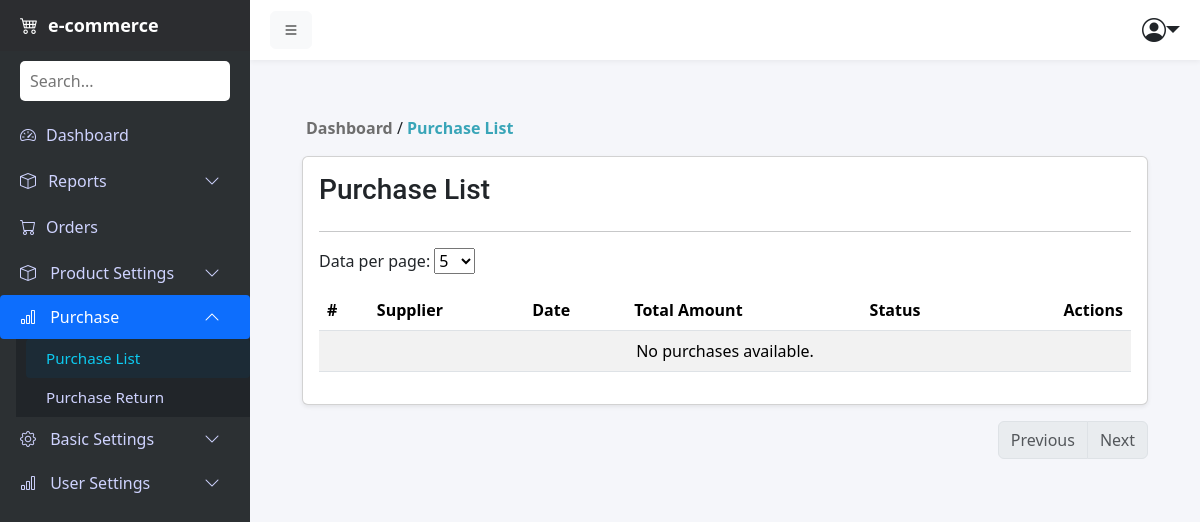
/purchases/ (signed in), run on an earlier commit of the app's database.
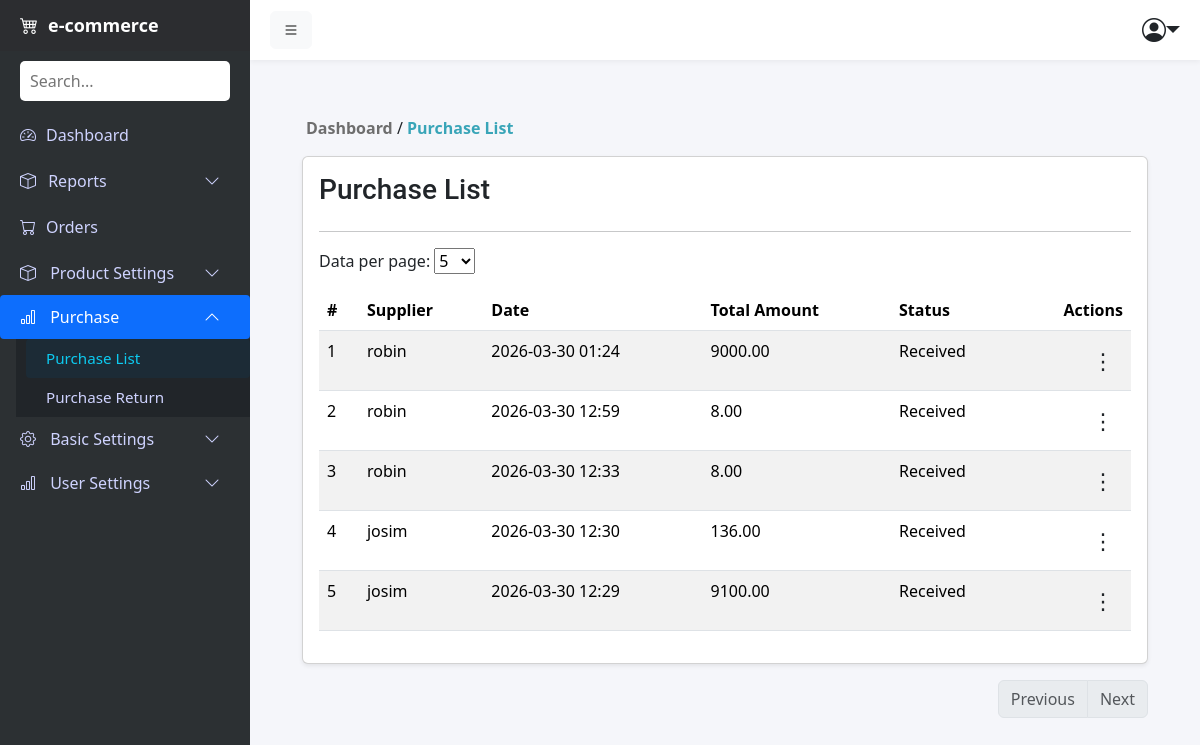
And on a later commit of the database.
### products/models.py (models this page shows, shortened)
class Purchase(models.Model):
    supplier = models.ForeignKey(Supplier, on_delete=models.CASCADE)
    purchase_date = models.DateTimeField(auto_now_add=True)
    created_by = models.ForeignKey(User, on_delete=models.SET_NULL, null=True)
    discount = models.DecimalField(max_digits=10, decimal_places=2, default=0)
    service_charge = models.DecimalField(max_digits=10, decimal_places=2, default=0)
    total_amount = models.DecimalField(max_digits=12, decimal_places=2, default=0)
    status = models.CharField(max_length=20,
        choices=[
            ('Received', 'Received'),
            ('Pending', 'Pending'),
            ('Ordered', 'Ordered'),
        ],
        default='Received')

class Supplier(models.Model):
    name = models.CharField(max_length=150)
    phone = models.CharField(max_length=20)
    address = models.TextField()

### products/views.py (the view)
# urls.py: path('purchases/', views.purchase_list, name='purchase_list'),
@login_required
def purchase_list(request):
    purchases = Purchase.objects.all().order_by('-id')
    return render(request, 'purchase/purchase_list.html', {'purchases': purchases})

### products/context_processors.py (called while the page is built)
def wishlist_count(request):
    if request.user.is_authenticated:
        count = Wishlist.objects.filter(user=request.user).count()
    else:
        if not request.session.session_key:
            request.session.create()
        count = Wishlist.objects.filter(
            session_key=request.session.session_key
        ).count()
    return {"wishlist_count": count}

### products/templates/purchase/purchase_list.html (shortened to what this page needs)
{% extends 'base.html' %}
{% block content %}
<div class="text m-3">
    <a href="{% url 'admin_dashboard' %}" style="text-decoration: none; color: #6e6e6e;"><b> Dashboard</b></a>
     /
    <span style="color: #39a5b8;"><b>{% if product %}Product Update{% else %}Purchase List{% endif %}</b></span>
</div>
<div class="container">
    <div class="card shadow-sm">
        <div class="card-body">
            <div class="d-flex justify-content-between align-items-center">
                <h3 class="text-dark" style="font-family: 'Roboto', sans-serif;">Purchase List</h3>
            </div> <hr>
            <form method="get" class="d-inline-block mb-3">
                <label>Data per page: </label>
                <select name="per_page" onchange="this.form.submit()">
                    <option value="5" {% if per_page|add:'0' == 5 %}selected{% endif %}>5</option>
                </select>
            </form>
            <table class="table table-hover table-striped">
                <thead>
                    <tr>
                        <th>#</th>
                        <th>Supplier</th>
                        <th>Date</th>
                        <th>Total Amount</th>
                        <th>Status</th>
                        <th class="text-end">Actions</th>
                    </tr>
                </thead>
                <tbody>
                    {% if purchases %}
                        {% for purchase in purchases %}
                            <tr>
                                <td>{{ forloop.counter }}</td>
                                <td>{{ purchase.supplier.name }}</td>
                                <td>{{ purchase.purchase_date|date:"Y-m-d h:i" }}</td>
                                <td>{{ purchase.total_amount }}</td>
                                <td>{{ purchase.status }}</td>
                                <td class="text-end p-2">
                                    <div class="dropdown">
                                        <button class="btn btn-sm " type="button" data-bs-toggle="dropdown" style="font-size: 22px;">
                                            &#8942;
                                        </button>
                                    </div>
                                </td>
                            </tr>
                        {% empty %}
                            <tr>
                                <td colspan="6" class="text-center">No purchases found.</td>
                            </tr>
                        {% endfor %}
                    {% else %}
                        <tr>
                            <td colspan="6" class="text-center">No purchases available.</td>
                        </tr>
                    {% endif %}
                </tbody>
            </table>
        </div>
    </div>
    <nav>
        <ul class="pagination justify-content-end mt-3">
            {% if page_obj.has_previous %}
            <li class="page-item">
                <a class="page-link" href="?page={{ page_obj.previous_page_number }}&per_page={{ per_page }}">Previous</a>
            </li>
            {% else %}
            <li class="page-item disabled"><span class="page-link">Previous</span></li>
            {% endif %}
            {% if page_obj.has_next %}
            <li class="page-item">
                <a class="page-link" href="?page={{ page_obj.next_page_number }}&per_page={{ per_page }}">Next</a>
            </li>
            {% else %}
            <li class="page-item disabled"><span class="page-link">Next</span></li>
            {% endif %}
        </ul>
    </nav>
</div>
{% endblock %}

What changed in the data, as far as the page shows it:
added Purchase: supplier.name "robin", purchase_date "2026-03-30 01:24", total_amount "9000.00", status "Received"
added Purchase: supplier.name "robin", purchase_date "2026-03-30 12:59", total_amount "8.00", status "Received"
added Purchase: supplier.name "robin", purchase_date "2026-03-30 12:33", total_amount "8.00", status "Received"
added Purchase: supplier.name "josim", purchase_date "2026-03-30 12:30", total_amount "136.00", status "Received"
added Purchase: supplier.name "josim", purchase_date "2026-03-30 12:29", total_amount "9100.00", status "Received"
Also different on the page:
text no longer shown: "No purchases available."
